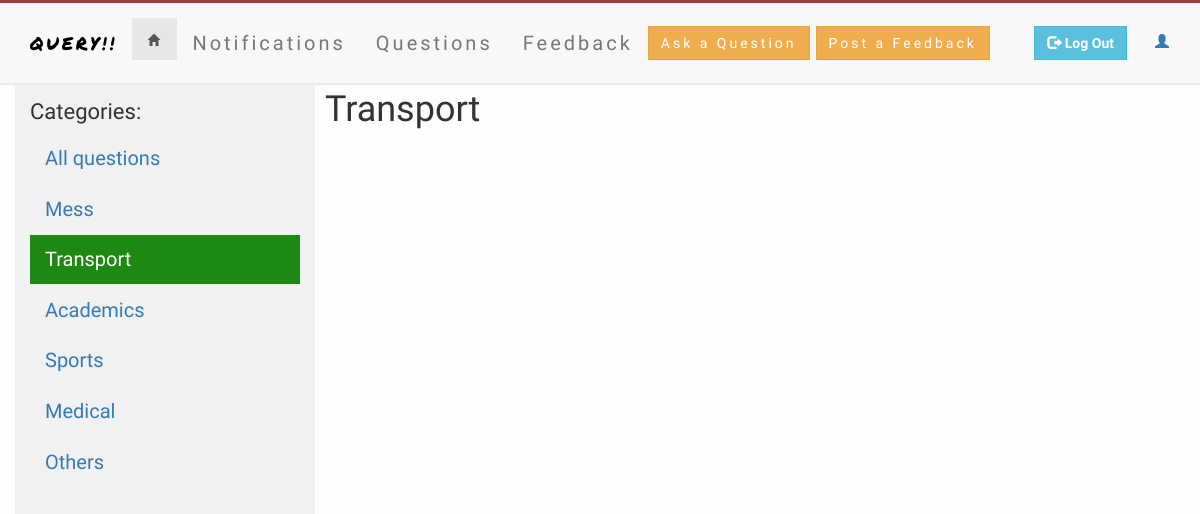
Page /question_option.php?tag_id=2 on the earlier database version.
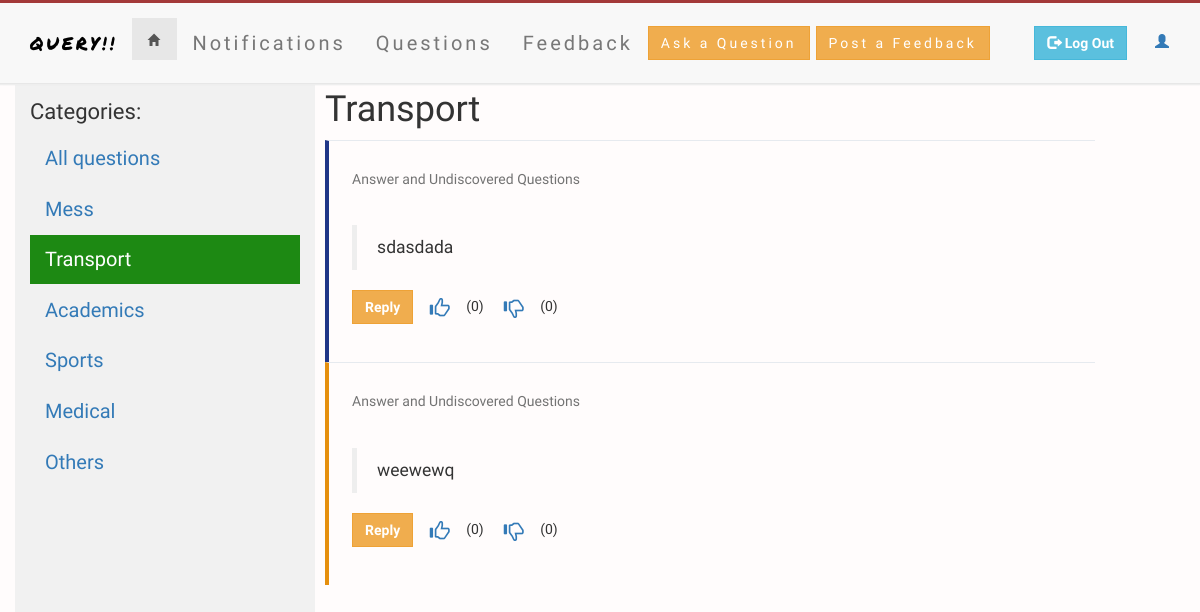
Same page on the later database version.
### tables this page shows
CREATE TABLE `question` (
  `question_id` int(11) NOT NULL AUTO_INCREMENT,
  `user_id` int(11) NOT NULL,
  `question` text NOT NULL,
  `upvotes` int(11) NOT NULL,
  `downvotes` int(11) NOT NULL,
  `score` double NOT NULL,
  `reg_time` timestamp NOT NULL DEFAULT CURRENT_TIMESTAMP,
  `question_heading` text,
  `tags` varchar(128) NOT NULL,
  PRIMARY KEY (`question_id`)
);

### question_option.php (the view, shortened to what this page needs)
<?php
include 'notification.php';
include 'nav_bar.php';
include 'connectuser.php';
$tag_id=$_GET['tag_id'];
$tags=array("Mess","Transport","Academics","Sports","Medical","Others");
?>
<html>
	<head>
		<link href="css/bootstrap.min.css" rel="stylesheet">
	    <link rel="stylesheet" href="https://cdnjs.cloudflare.com/ajax/libs/bootstrap-select/1.7.5/css/bootstrap-select.min.css">
	    <link href="question_display.css" rel="stylesheet">
	</head>
	<body>
		<div class="container-fluid">
			<div class="row content">
				<div class="col-md-3">
					<div class="col-md-3 affix sidenav">
						<h4 class="helpblock" style="font-size: 22px; font-family: tangerine;">Categories:</h4>
						<ul class="nav nav-pills nav-stacked">
							    <li class=""><a href="questions.php">All questions</a></li>
								<li class="<?php if($tag_id == 1) echo "active" ?>"><a href="question_option.php?tag_id=1">Mess</a></li>
								<li class="<?php if($tag_id == 2) echo "active" ?>"><a href="question_option.php?tag_id=2">Transport</a></li>
								<li class="<?php if($tag_id == 3) echo "active" ?>"><a href="question_option.php?tag_id=3">Academics</a></li>
								<li class="<?php if($tag_id == 4) echo "active" ?>"><a href="question_option.php?tag_id=4">Sports</a></li>
								<li class="<?php if($tag_id == 5) echo "active" ?>"><a href="question_option.php?tag_id=5">Medical</a></li>
								<li class="<?php if($tag_id == 6) echo "active" ?>"><a href="question_option.php?tag_id=6">Others</a></li>
						</ul>
					</div>
				</div>
				<div class="col-md-8" bgcolor="#eee" style="margin-left:10px;">
				    <?php
				    $counter=$tag_id-1;
				       	$query="SELECT * FROM question
                         WHERE tags='$tags[$counter]'
						 ORDER BY reg_time DESC
						 ";
						$result=mysqli_query($conn,$query);
						?>
				    	 <h1><?php echo $tags[$counter];?></h1>
				    	 <?php
				    	 			$color_var = 1;
				    	 while($row=mysqli_fetch_array($result))
					{
							if($color_var != 4) $color_var++;
								else $color_var = 1;
						?>
					   			<div class="cards_animation" id="card-<?php echo $color_var ;?>">
						   			<p class="help-block" id="heading_helpblock">Answer and Undiscovered Questions</p>
								   	<h3 id="question_heading"></h3>
									<p>
						   			<blockquote><?php echo $row['question'];?></blockquote>
									</p>
									<?php
										$question_id = $row['question_id'];
										$like_query = "SELECT COUNT(*) AS cntLikes FROM like_unlike WHERE type=1 and question_id=".$question_id;
					                    $like_result = mysqli_query($conn,$like_query);
					                    $like_row = mysqli_fetch_array($like_result);
					                    $total_likes = $like_row['cntLikes'];
					                    $unlike_query = "SELECT COUNT(*) AS cntUnlikes FROM like_unlike WHERE type=0 and question_id=".$question_id;
					                    $unlike_result = mysqli_query($conn,$unlike_query);
					                    $unlike_row = mysqli_fetch_array($unlike_result);
					                    $total_dislikes = $unlike_row['cntUnlikes'];
										$my_id=$_SESSION['user_id'];
									?>
							       	<form method="post" >
										<div class="form-group">
								       		<button type="button" class="btn btn-warning" data-toggle="modal" data-target="#modal-<?php echo $question_id; ?>" name="reply"><strong>Reply</strong></button>
								       		<button type="button" class="btn btn-link like" id="like-<?php echo $question_id."-".$my_id;?>"><span class="glyphicon glyphicon-thumbs-up" id="logo1"></span></button>&nbsp;(<span id="showL<?php echo $question_id;?>"><?php echo $total_likes; ?></span>)&nbsp;
								       		<button type="button" class="btn btn-link dislike" id="dislike-<?php echo $question_id."-".$my_id ;?>"><span class="glyphicon glyphicon-thumbs-down" id="logo1"></span></button>&nbsp;(<span id="showD<?php echo $question_id;?>"><?php echo $total_dislikes;?></span>)&nbsp;
							   			</div>
							       	</form>
								</div>
					<?php
					}
						?>
				</div>
			</div>
		</div>
	</body>
</html>

Differences in the rows shown:
added question: question "sdasdada", total_likes "0", total_dislikes "0"
added question: question "weewewq", total_likes "0", total_dislikes "0"
